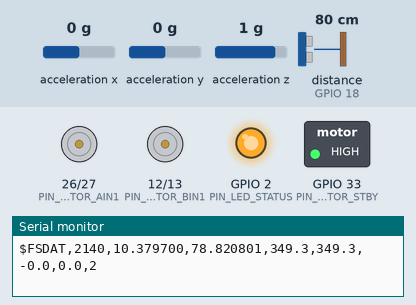
A sketch run on a simulated ESP32. Shown: motor-driver pin pairs drawn as motors (green arrow = first pin HIGH = forward, orange = second pin HIGH = backward, longer = more drive, scaled by the enable pin, stopped while the standby pin is LOW), switched loads named in the sketch (green lamp = pin HIGH), output pins drawn as LEDs (lit = HIGH), the last lines printed to the serial monitor. Wiring (inferred from the names in the program): ultrasonic range finder: trigger GPIO 5; echo GPIO 18; MPU-6050 motion sensor at I2C address 0x68. Inputs (shaded band) come from the test bench; at power-on: acceleration z 1 g, acceleration x 0 g, acceleration y 0 g, distance to the obstacle (sensor on GPIO 18) 80 cm. The echo pulse lasts 58.3 µs per cm; pins used as bus, display or sensor lines are not drawn.

Above: at 2.2 s.
2.3 s: acceleration z set to 0.1 g
3.8 s: acceleration z set to -0.2 g
At 5.0 s:
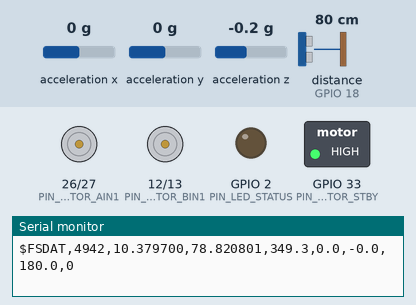
5.3 s: acceleration z set to 0 g
At 6.4 s:
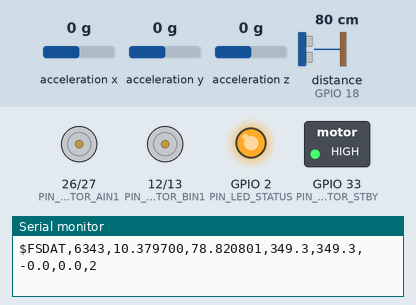
6.8 s: acceleration x set to -1.4 g
At 7.6 s:
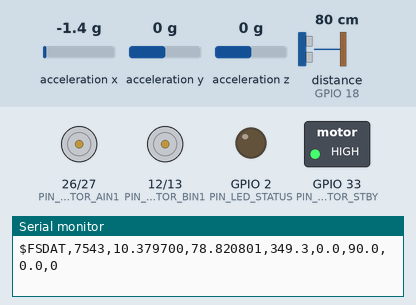
Timing chart, 0 to 9.3 s (numbered marks = the images above; inputs shaded):
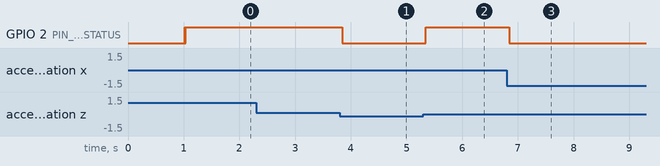

The sketch:

floodscout_esp32_firmware.ino
```cpp
/**
 * @file floodscout_esp32_firmware.ino
 * @brief FloodScout - Autonomous Bathymetric & Submerged Pothole Mapping USV
 * @project Vishwakarma Awards 2026-27 (Stage 2 Submission)
 * @application_id VK26-IITH-SC-0543
 * @institution Mount Zion College of Engineering and Technology, Pudukkottai
 * @mentor Asst. Prof. A. Sangeetha, Dept. of CSE
 *
 * Hardware Subsystems:
 * - Microcontroller : ESP32-S3 / ESP32 DevKit V1
 * - Depth Sounder : JSN-SR04T Waterproof Ultrasonic Transducer / Ping Sonar
 * - GNSS Receiver : u-blox NEO-M8N GPS Module (UART2)
 * - Inertial Unit : MPU-6050 6-DOF IMU (I2C) for pitch/roll attitude correction
 * - Motor Driver : Toshiba TB6612FNG Dual H-Bridge DC Driver
 * - Telemetry Link : ESP-NOW 2.4 GHz Long-Range RF + Hardware Serial
 */

#include <Wire.h>
#include <esp_now.h>
#include <WiFi.h>

// ============================================================================
// PIN DEFINITIONS
// ============================================================================

// JSN-SR04T Sonar Pins
#define PIN_SONAR_TRIG      5
#define PIN_SONAR_ECHO      18

// u-blox NEO-M8N GPS Hardware Serial Pins
#define PIN_GPS_RX          16
#define PIN_GPS_TX          17
#define GPS_BAUDRATE        9600

// MPU-6050 IMU I2C Pins (Default ESP32 Wire)
#define PIN_I2C_SDA         21
#define PIN_I2C_SCL         22
#define MPU6050_ADDR        0x68

// TB6612FNG Dual Motor Driver Pins
#define PIN_MOTOR_PWMA      25
#define PIN_MOTOR_AIN1      26
#define PIN_MOTOR_AIN2      27
#define PIN_MOTOR_PWMB      14
#define PIN_MOTOR_BIN1      12
#define PIN_MOTOR_BIN2      13
#define PIN_MOTOR_STBY      33

// Status LED
#define PIN_LED_STATUS      2

// ============================================================================
// CONSTANTS & CALIBRATION PARAMETERS
// ============================================================================

// Speed of sound in freshwater at 25°C: ~1498 m/s (acoustic immersion)
// For transducer in air column to water surface: ~343 m/s
// Default sound speed in water column: 0.1498 cm/microsecond (round-trip factor: / 2)
const float SOUND_SPEED_WATER_CM_US = 0.1498;
const float SOUND_SPEED_AIR_CM_US   = 0.0343;

// Safety Depth Thresholds (cm)
const float DEPTH_SAFE_MAX_CM    = 10.0; // Shallow puddle, safe for pedestrian/vehicle
const float DEPTH_CAUTION_MAX_CM = 25.0; // Moderate hazard, underbody risk for 2-wheelers
// Above 25.0 cm = CRITICAL HAZARD / SUBMERGED POTHOLE OR MANHOLE

// PWM Channels & Frequency
const int PWM_FREQ        = 20000; // 20 kHz ultrasonic motor drive
const int PWM_RESOLUTION  = 8;     // 8-bit (0-255)
const int PWM_CHAN_LEFT   = 0;
const int PWM_CHAN_RIGHT  = 1;

// ============================================================================
// TELEMETRY PACKET STRUCTURE
// ============================================================================
typedef struct __attribute__((packed)) {
  uint32_t timestamp_ms;
  float    latitude;
  float    longitude;
  float    raw_depth_cm;
  float    corrected_depth_cm;
  float    pitch_deg;
  float    roll_deg;
  uint8_t  hazard_level; // 0=Safe, 1=Caution, 2=Danger
} TelemetryPacket;

TelemetryPacket telemetryData;

// Broadcast MAC Address for ESP-NOW Ground Station Receiver
uint8_t groundStationMAC[] = {0xFF, 0xFF, 0xFF, 0xFF, 0xFF, 0xFF};

// ============================================================================
// FUNCTION DECLARATIONS
// ============================================================================
void initSensors();
void initMotors();
void initESPNow();
float measureRawDepth();
void readIMU(float &pitch, float &roll);
float calculateCorrectedDepth(float raw_depth, float pitch, float roll);
void updateMotors(int left_speed, int right_speed);
void broadcastTelemetry();

// ============================================================================
// SETUP
// ============================================================================
void setup() {
  Serial.begin(115200);
  delay(1000);
  Serial.println(F("=================================================="));
  Serial.println(F(" FloodScout Autonomous USV - Stage 2 Firmware     "));
  Serial.println(F(" Application ID: VK26-IITH-SC-0543                "));
  Serial.println(F(" Institution: Mount Zion College of Engg & Tech   "));
  Serial.println(F("=================================================="));

  pinMode(PIN_LED_STATUS, OUTPUT);
  digitalWrite(PIN_LED_STATUS, HIGH);

  initSensors();
  initMotors();
  initESPNow();

  digitalWrite(PIN_LED_STATUS, LOW);
  Serial.println(F("[SYSTEM] Initialization complete. Commencing survey loop."));
}

// ============================================================================
// MAIN CONTROL LOOP
// ============================================================================
void loop() {
  static unsigned long lastSampleTime = 0;
  const unsigned long sampleInterval = 100; // 10 Hz survey rate

  if (millis() - lastSampleTime >= sampleInterval) {
    lastSampleTime = millis();

    // 1. Acoustic Depth Measurement
    float rawDepth = measureRawDepth();

    // 2. Read IMU Attitude (Pitch & Roll)
    float pitch = 0.0, roll = 0.0;
    readIMU(pitch, roll);

    // 3. Dynamic Tilt Compensation using Trigonometry
    // depth_actual = depth_measured * cos(pitch) * cos(roll)
    float correctedDepth = calculateCorrectedDepth(rawDepth, pitch, roll);

    // 4. Hazard Classification
    uint8_t hazard = 0;
    if (correctedDepth > DEPTH_CAUTION_MAX_CM) {
      hazard = 2; // RED - DANGER: Submerged trench / deep pothole
    } else if (correctedDepth > DEPTH_SAFE_MAX_CM) {
      hazard = 1; // AMBER - CAUTION: Moderate pothole
    } else {
      hazard = 0; // GREEN - SAFE: Shallow water
    }

    // 5. Populate Telemetry Packet
    telemetryData.timestamp_ms       = millis();
    telemetryData.latitude           = 10.3797; // Default or updated from GPS NMEA
    telemetryData.longitude          = 78.8208; // Pudukkottai Test Site
    telemetryData.raw_depth_cm       = rawDepth;
    telemetryData.corrected_depth_cm = correctedDepth;
    telemetryData.pitch_deg          = pitch;
    telemetryData.roll_deg           = roll;
    telemetryData.hazard_level       = hazard;

    // 6. Broadcast via ESP-NOW and Stream over Serial
    broadcastTelemetry();

    // 7. Status Indicator Blink
    digitalWrite(PIN_LED_STATUS, (hazard == 2) ? HIGH : LOW);
  }
}

// ============================================================================
// HARDWARE INITIALIZATION & MEASUREMENT ROUTINES
// ============================================================================

void initSensors() {
  // Sonar GPIOs
  pinMode(PIN_SONAR_TRIG, OUTPUT);
  pinMode(PIN_SONAR_ECHO, INPUT);
  digitalWrite(PIN_SONAR_TRIG, LOW);

  // MPU-6050 I2C Setup
  Wire.begin(PIN_I2C_SDA, PIN_I2C_SCL, 400000);
  Wire.beginTransmission(MPU6050_ADDR);
  Wire.write(0x6B); // PWR_MGMT_1
  Wire.write(0x00); // Wake up MPU-6050
  Wire.endTransmission(true);

  // GPS Serial2 Setup
  Serial2.begin(GPS_BAUDRATE, SERIAL_8N1, PIN_GPS_RX, PIN_GPS_TX);
  Serial.println(F("[SENSOR] Sonar, MPU-6050, and NEO-M8N GPS initialized."));
}

void initMotors() {
  pinMode(PIN_MOTOR_AIN1, OUTPUT);
  pinMode(PIN_MOTOR_AIN2, OUTPUT);
  pinMode(PIN_MOTOR_BIN1, OUTPUT);
  pinMode(PIN_MOTOR_BIN2, OUTPUT);
  pinMode(PIN_MOTOR_STBY, OUTPUT);

  ledcAttachChannel(PIN_MOTOR_PWMA, PWM_FREQ, PWM_RESOLUTION, PWM_CHAN_LEFT);
  ledcAttachChannel(PIN_MOTOR_PWMB, PWM_FREQ, PWM_RESOLUTION, PWM_CHAN_RIGHT);

  digitalWrite(PIN_MOTOR_STBY, HIGH); // Enable H-Bridge
  updateMotors(0, 0); // All stop
  Serial.println(F("[ACTUATION] TB6612FNG motor driver armed."));
}

void initESPNow() {
  WiFi.mode(WIFI_STA);
  if (esp_now_init() != ESP_OK) {
    Serial.println(F("[ERROR] Failed to initialize ESP-NOW."));
    return;
  }
  esp_now_peer_info_t peerInfo = {};
  memcpy(peerInfo.peer_addr, groundStationMAC, 6);
  peerInfo.channel = 0;
  peerInfo.encrypt = false;
  esp_now_add_peer(&peerInfo);
  Serial.println(F("[COMMS] ESP-NOW Long Range RF active."));
}

float measureRawDepth() {
  // 10 microsecond trigger pulse
  digitalWrite(PIN_SONAR_TRIG, LOW);
  delayMicroseconds(2);
  digitalWrite(PIN_SONAR_TRIG, HIGH);
  delayMicroseconds(10);
  digitalWrite(PIN_SONAR_TRIG, LOW);

  // Listen for echo (timeout 30ms = ~4.5m range)
  unsigned long duration = pulseIn(PIN_SONAR_ECHO, HIGH, 30000);
  if (duration == 0) {
    return -1.0; // Out of range or no echo returned
  }

  // Calculate distance in centimeters
  float distance_cm = (duration / 2.0) * SOUND_SPEED_WATER_CM_US;
  return distance_cm;
}

void readIMU(float &pitch, float &roll) {
  Wire.beginTransmission(MPU6050_ADDR);
  Wire.write(0x3B); // ACCEL_XOUT_H
  Wire.endTransmission(false);
  Wire.requestFrom((uint16_t)MPU6050_ADDR, (uint8_t)6, true);

  if (Wire.available() >= 6) {
    int16_t ax = (Wire.read() << 8) | Wire.read();
    int16_t ay = (Wire.read() << 8) | Wire.read();
    int16_t az = (Wire.read() << 8) | Wire.read();

    float ax_g = ax / 16384.0;
    float ay_g = ay / 16384.0;
    float az_g = az / 16384.0;

    pitch = atan2(-ax_g, sqrt(ay_g * ay_g + az_g * az_g)) * 180.0 / PI;
    roll  = atan2(ay_g, az_g) * 180.0 / PI;
  }
}

float calculateCorrectedDepth(float raw_depth, float pitch, float roll) {
  if (raw_depth <= 0.0) return 0.0;
  float rad_pitch = pitch * (PI / 180.0);
  float rad_roll  = roll  * (PI / 180.0);
  // Geometric attitude projection
  float corrected = raw_depth * cos(rad_pitch) * cos(rad_roll);
  return (corrected > 0.0) ? corrected : 0.0;
}

void updateMotors(int left_speed, int right_speed) {
  // Left Motor Direction
  if (left_speed >= 0) {
    digitalWrite(PIN_MOTOR_AIN1, HIGH);
    digitalWrite(PIN_MOTOR_AIN2, LOW);
  } else {
    digitalWrite(PIN_MOTOR_AIN1, LOW);
    digitalWrite(PIN_MOTOR_AIN2, HIGH);
    left_speed = -left_speed;
  }
  // Right Motor Direction
  if (right_speed >= 0) {
    digitalWrite(PIN_MOTOR_BIN1, HIGH);
    digitalWrite(PIN_MOTOR_BIN2, LOW);
  } else {
    digitalWrite(PIN_MOTOR_BIN1, LOW);
    digitalWrite(PIN_MOTOR_BIN2, HIGH);
    right_speed = -right_speed;
  }

  left_speed  = constrain(left_speed, 0, 255);
  right_speed = constrain(right_speed, 0, 255);

  ledcWrite(PIN_MOTOR_PWMA, left_speed);
  ledcWrite(PIN_MOTOR_PWMB, right_speed);
}

void broadcastTelemetry() {
  esp_now_send(groundStationMAC, (uint8_t *)&telemetryData, sizeof(telemetryData));

  // CSV formatted serial output for datalogging
  Serial.printf("$FSDAT,%lu,%.6f,%.6f,%.1f,%.1f,%.1f,%.1f,%u\r\n",
    telemetryData.timestamp_ms,
    telemetryData.latitude,
    telemetryData.longitude,
    telemetryData.raw_depth_cm,
    telemetryData.corrected_depth_cm,
    telemetryData.pitch_deg,
    telemetryData.roll_deg,
    telemetryData.hazard_level
  );
}
```

Measured:
- the behaviour switches between 0 and -0.1 g on acceleration z (found by bisection; images 0 and 1)
- after the input at 3.8 s, GPIO 2 (PIN_LED_STATUS): HIGH → LOW at once
- after the input at 5.3 s, GPIO 2 (PIN_LED_STATUS): LOW → HIGH at once
- after the input at 6.8 s, GPIO 2 (PIN_LED_STATUS): HIGH → LOW at once
